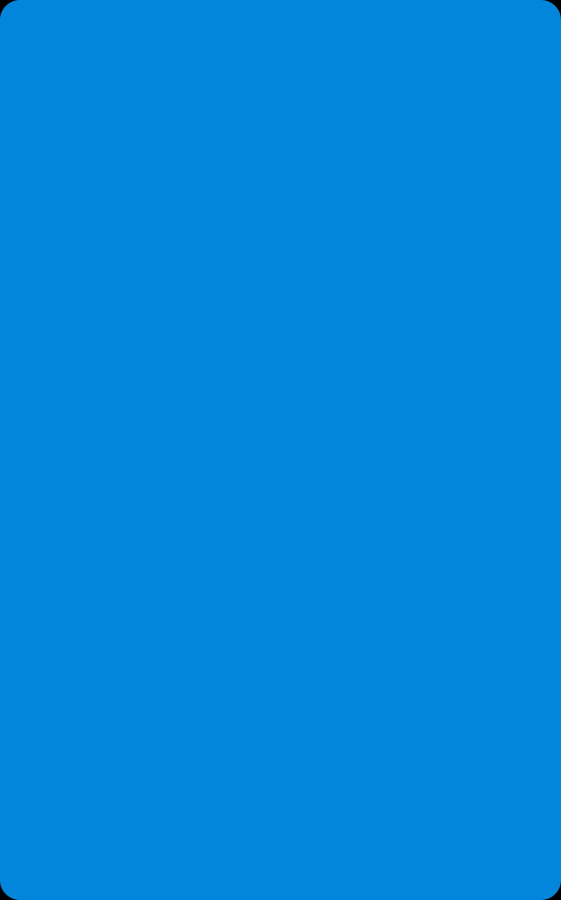

The image is a tile-based game level rendered from a .tmx file. Its description and source (layers, tilesets, objects; grid data summarised) follow:
An orthogonal 11x18 tile map with 51x50 px tiles, 1 tile layer (块层 1).

<map version="1.0" orientation="orthogonal" renderorder="right-down" width="11" height="18" tilewidth="51" tileheight="50">
 <tileset firstgid="1" name="label" tilewidth="51" tileheight="50">
  <image source="label.png" width="255" height="50" />
 </tileset>
 <layer name="块层 1" width="11" height="18">
  <data>[198 cells, 198 non-empty, 5 distinct tile ids]</data>
 </layer>
</map>
